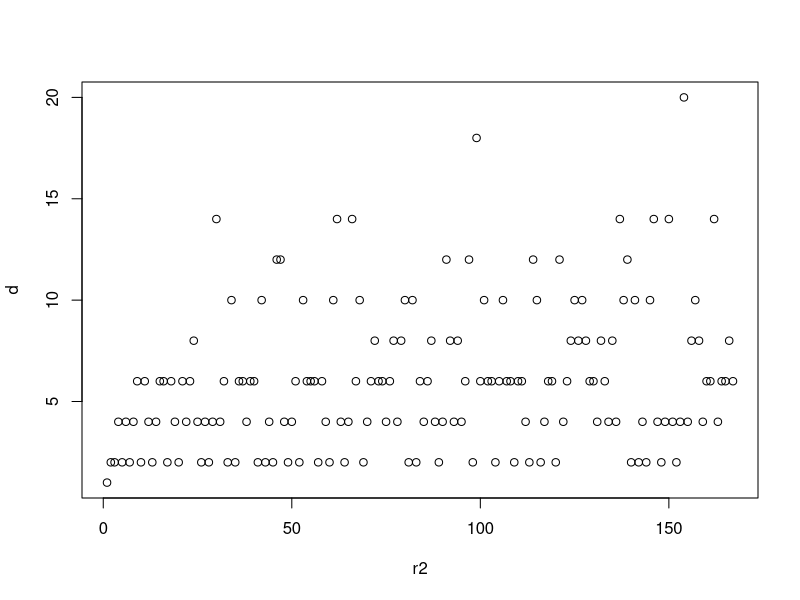
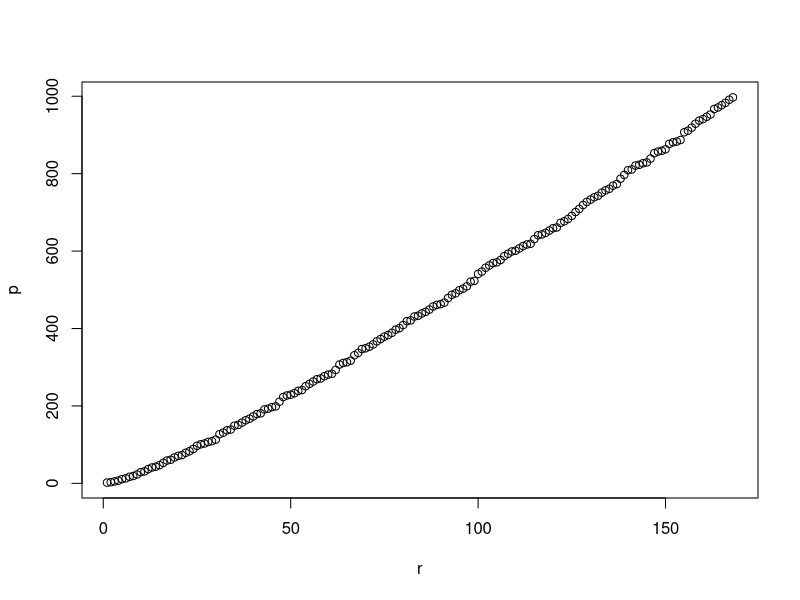

Generate these figures, in order, with R:
## ---- chunk 1

rm(list=ls())
getwd()

require("vegan")

p <- c(2, 3, 5, 7, 11, 13, 17, 19, 23, 29, 31, 37, 41, 43, 47, 53, 59, 61, 67, 71, 73, 79, 83, 89, 97, 101, 103, 107, 109, 113, 127, 131, 137, 139, 149, 151, 157, 163, 167, 173, 179, 181, 191, 193, 197, 199, 211, 223, 227, 229, 233, 239, 241, 251, 257, 263, 269, 271, 277, 281, 283, 293, 307, 311, 313, 317, 331, 337, 347, 349, 353, 359, 367, 373, 379, 383, 389, 397, 401, 409, 419, 421, 431, 433, 439, 443, 449, 457, 461, 463, 467, 479, 487, 491, 499, 503, 509, 521, 523, 541, 547, 557, 563, 569, 571, 577, 587, 593, 599, 601, 607, 613, 617, 619, 631, 641, 643, 647, 653, 659, 661, 673, 677, 683, 691, 701, 709, 719, 727, 733, 739, 743, 751, 757, 761, 769, 773, 787, 797, 809, 811, 821, 823, 827, 829, 839, 853, 857, 859, 863, 877, 881, 883, 887, 907, 911, 919, 929, 937, 941, 947, 953, 967, 971, 977, 983, 991, 997)  # the primes under 1000 -- From Wikipedia

r <- 1:168 # the rank of the prime number
r2 <- 1:167 # distance ranks

d <- NULL # beginning to write a for loop for the distance between primes

for (i in 1:length(r2)) {
  d[i] <- (p[i+1]-p[i])
}  # for loop to manipulate primes into distances

plot (d ~ r2) # plots distance against rank


# The Value vs Rank plot appears to follow a power law 
# I will try to take natural log of the primes and plot those values against the
# natural log of the rank

plot (p ~ r) # plotting 

lm_res <- lm(log(p) ~ log(r)) # linear regression

summary(lm_res)

m <- NULL # trying to view the residuals of the model -- Not working.
for (i in 1:168) {
  m[i] <- (0.41490 + 1.273195)
} # creating the model


